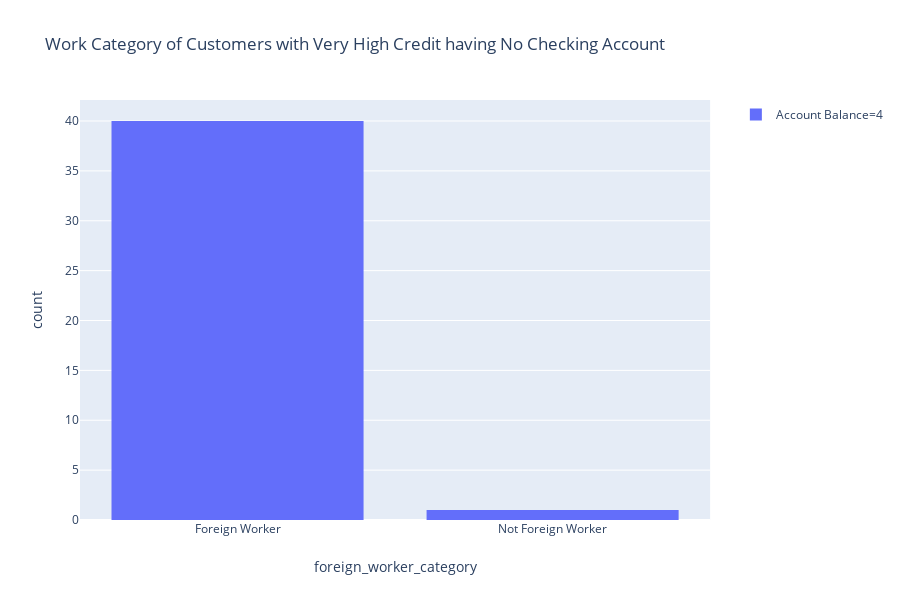

The notebook cell saved with this chart:
### Code cell
fig = px.histogram(HIGH_CREDIT_CUSTOMERS_WORK_CATEGORY, title='Work Category of Customers with Very High Credit having No Checking Account', x="foreign_worker_category", color="Account Balance")
fig.show()

### Figure 1 — Plotly figure (JSON) as saved in the notebook; plotly's stock layout.template omitted (floating-point values rounded to 4 significant figures)
{"data": [{"alignmentgroup": "True", "bingroup": "x", "hoverlabel": {"namelength": 0}, "hovertemplate": "Account Balance=4<br>foreign_worker_category=%{x}<br>count=%{y}", "legendgroup": "Account Balance=4", "marker": {"color": "#636efa"}, "name": "Account Balance=4", "offsetgroup": "Account Balance=4", "orientation": "v", "showlegend": true, "type": "histogram", "x": ["Foreign Worker", "Foreign Worker", "Foreign Worker", "Foreign Worker", "Foreign Worker", "Foreign Worker", "Foreign Worker", "Foreign Worker", "Foreign Worker", "Foreign Worker", "Foreign Worker", "Foreign Worker", "Foreign Worker", "Foreign Worker", "Foreign Worker", "Foreign Worker", "Foreign Worker", "Foreign Worker", "Foreign Worker", "Foreign Worker", "Foreign Worker", "Foreign Worker", "Foreign Worker", "Foreign Worker", "Foreign Worker", "Foreign Worker", "Foreign Worker", "Foreign Worker", "Foreign Worker", "Not Foreign Worker", "Foreign Worker", "Foreign Worker", "Foreign Worker", "Foreign Worker", "Foreign Worker", "Foreign Worker", "Foreign Worker", "Foreign Worker", "Foreign Worker", "Foreign Worker", "Foreign Worker"], "xaxis": "x", "yaxis": "y"}], "layout": {"barmode": "relative", "height": 600, "legend": {"tracegroupgap": 0}, "title": {"text": "Work Category of Customers with Very High Credit having No Checking Account"}, "xaxis": {"anchor": "y", "domain": [0, 0.98], "title": {"text": "foreign_worker_category"}}, "yaxis": {"anchor": "x", "domain": [0, 1], "title": {"text": "count"}}}}
